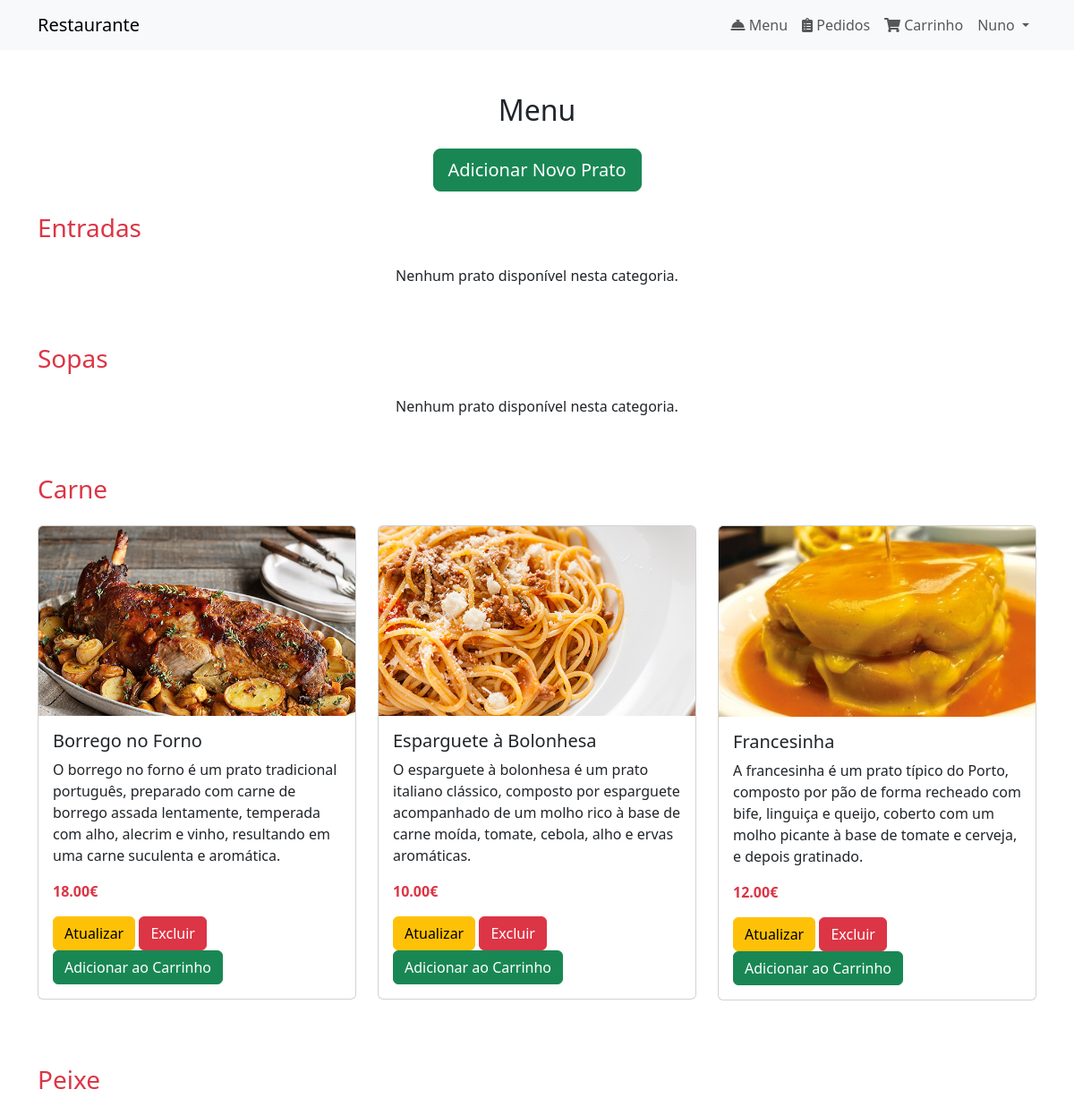
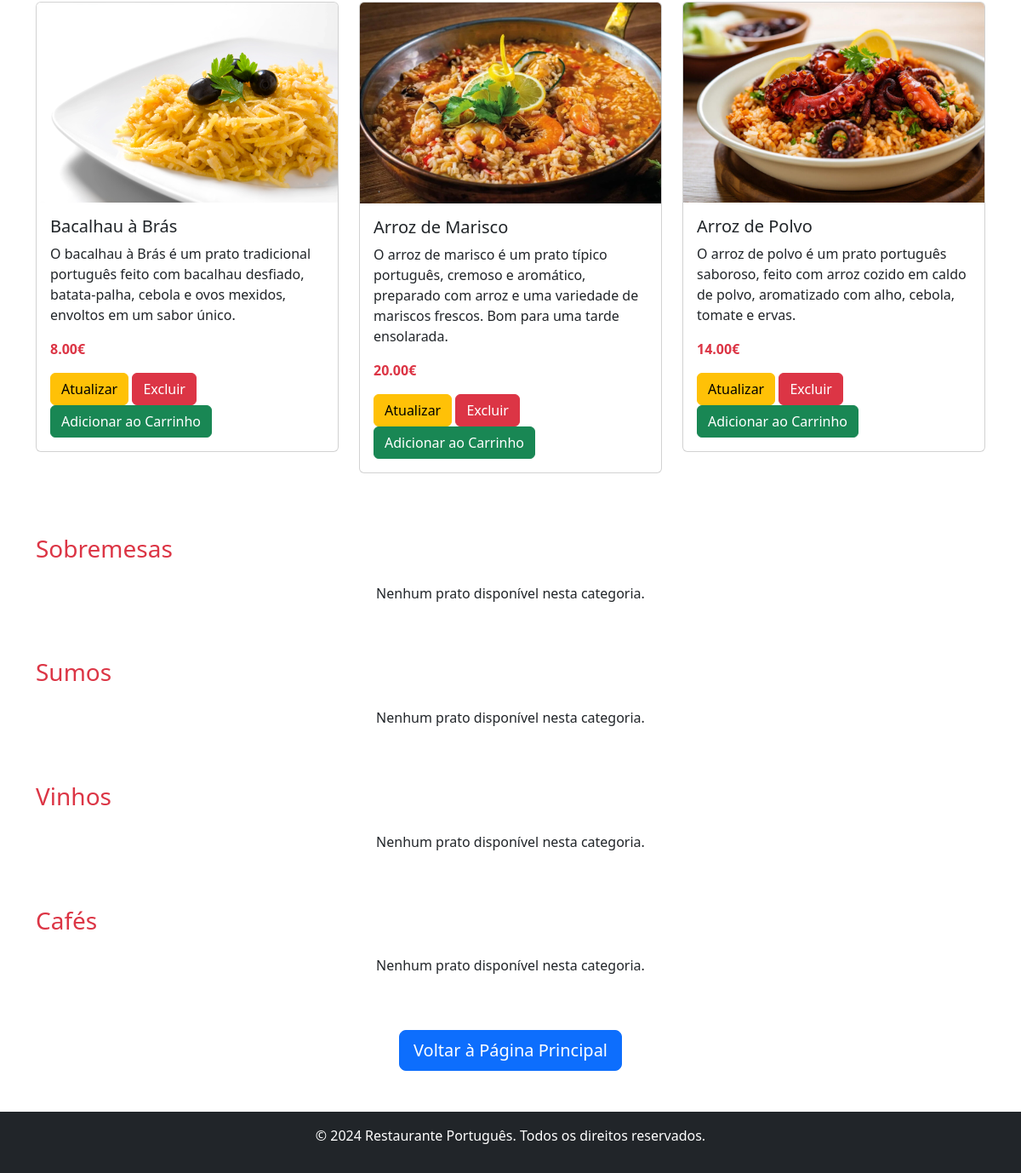
The page /menu/ (signed in) on the database its author committed (2 pictures, top to bottom).
### menu/models.py (models this page shows)
class Prato(models.Model):
    nome = models.CharField(max_length=100)
    descricao = models.TextField()
    preco = models.DecimalField(max_digits=6, decimal_places=2)
    imagem = models.ImageField(upload_to='media/')
    categoria = models.CharField(
        max_length=50,
        choices=[
            ('Entradas', 'Entradas'),
            ('Sopas', 'Sopas'),
            ('Carne', 'Pratos de Carne'),
            ('Peixe', 'Pratos de Peixe'),
            ('Sobremesas', 'Sobremesas'),
            ('Sumos', 'Sumos'),
            ('Vinhos', 'Vinhos'),
            ('Cafés', 'Cafés'),
        ]
    )
    def __str__(self):
        return self.nome

### menu/views.py (the view)
# urls.py: path('menu/', include('menu.urls')),
def menu(request):
    categorias = [
        'Entradas', 'Sopas', 'Carne', 'Peixe',
        'Sobremesas', 'Sumos', 'Vinhos', 'Cafés'
    ]
    pratos_por_categoria = {}
    for categoria in categorias:
        pratos = Prato.objects.filter(categoria=categoria)
        pratos_por_categoria[categoria] = pratos
    is_gerente = request.user.groups.filter(name='Gerente').exists()
    print(pratos_por_categoria)
    return render(request, 'menu.html', {
        'pratos_por_categoria': pratos_por_categoria,
        'is_gerente': is_gerente
    })

### menu/templates/menu.html (shortened to what this page needs)
{% extends 'base.html' %}
{% block content %}
<main class="container my-5">
    <h2 class="text-center mb-4">Menu</h2>
    <div class="text-center mb-4">
        <a href="{% url 'adicionar_prato' %}" class="btn btn-success btn-lg">
            Adicionar Novo Prato
        </a>
    </div>
    {% for categoria, pratos in pratos_por_categoria.items %}
    <section class="mb-5">
        <h3 class="text-danger mb-4">{{ categoria }}</h3>
        <div class="row">
            {% for prato in pratos %}
            <div class="col-md-4 mb-4">
                <div class="card">
                    <img src="{{ prato.imagem.url }}" class="card-img-top" alt="{{ prato.nome }}">
                    <div class="card-body">
                        <h5 class="card-title">{{ prato.nome }}</h5>
                        <p class="card-text">{{ prato.descricao }}</p>
                        <p class="text-danger fw-bold">{{ prato.preco }}€</p>
                        {% include 'menu_actions.html' with prato=prato %}
                    </div>
                </div>
            </div>
            {% empty %}
            <p class="text-center">Nenhum prato disponível nesta categoria.</p>
            {% endfor %}
        </div>
    </section>
    {% endfor %}
    <div class="text-center mt-5">
        <a href="/" class="btn btn-primary btn-lg">
            Voltar à Página Principal
        </a>
    </div>
</main>
{% endblock %}

### templates/base.html (shortened to what this page needs)
<!DOCTYPE html>
<html lang="pt">
<head>
    <link href="https://cdn.jsdelivr.net/npm/bootstrap@5.3.3/dist/css/bootstrap.min.css" rel="stylesheet">
    <link href="https://cdnjs.cloudflare.com/ajax/libs/font-awesome/5.15.4/css/all.min.css" rel="stylesheet">
</head>
<body>
    <nav class="navbar navbar-expand-lg navbar-light bg-light">
        <div class="container">
            <a class="navbar-brand" href="{% url 'homepage' %}">Restaurante</a>
            <div class="collapse navbar-collapse" id="navbarNav">
                <ul class="navbar-nav ms-auto">
                    <li class="nav-item">
                        <a class="nav-link" href="{% url 'menu' %}">
                            <i class="fas fa-concierge-bell"></i> Menu
                        </a>
                    </li>
                    <li class="nav-item">
                        <a class="nav-link" href="{% url 'orders' %}">
                            <i class="fas fa-clipboard-list"></i> Pedidos
                        </a>
                    </li>
                    <li class="nav-item">
                        <a class="nav-link" href="{% url 'visualizar_carrinho' %}">
                            <i class="fas fa-shopping-cart"></i> Carrinho
                        </a>
                    </li>
                    {% if user.is_authenticated %}
                        <li class="nav-item dropdown">
                            <a class="nav-link dropdown-toggle" href="#" id="userDropdown" role="button" data-bs-toggle="dropdown" aria-expanded="false">
                                {{ user.username }}
                            </a>
                        </li>
                    {% else %}
                        <li class="nav-item"><a class="btn btn-outline-success ms-3 px-4 py-2 fw-bold" href="{% url 'registo' %}" role="button">Registo</a></li>
                        <li class="nav-item"><a class="btn btn-primary ms-2 px-4 py-2 fw-bold" href="{% url 'login' %}" role="button">Login</a></li>
                    {% endif %}
                </ul>
            </div>
        </div>
    </nav>
    <main>
        {% block content %}
        {% endblock %}
    </main>
    <footer class="bg-dark text-white text-center py-3 mt-auto">
        <p>&copy; 2024 Restaurante Português. Todos os direitos reservados.</p>
    </footer>
</body>
</html>

### menu/templates/menu_actions.html
{% if is_gerente %}
    <a href="{% url 'editar_prato' prato.pk %}" class="btn btn-warning">Atualizar</a>
    <a href="{% url 'excluir_prato' prato.pk %}" class="btn btn-danger" onclick="return confirm('Tem certeza que deseja excluir este prato?');">Excluir</a>
{% endif %}
<a href="{% url 'adicionar_ao_carrinho' prato.id %}" class="btn btn-success">Adicionar ao Carrinho</a>

### templates/base.html (style rules this page uses)
body { display: flex; flex-direction: column; min-height: 100vh; }
main { flex: 1; }

### rows shown on the page
Prato: imagem (picture), nome "Borrego no Forno", descricao "O borrego no forno é um prato tradicional português, preparado com carne de borrego assada lentamente, temperada com alho, alecrim e vinho, resultando em uma carne suculenta e aromática.", preco "18.00"
Prato: imagem (picture), nome "Esparguete à Bolonhesa", descricao "O esparguete à bolonhesa é um prato italiano clássico, composto por esparguete acompanhado de um molho rico à base de carne moída, tomate, cebola, alho e ervas aromáticas.", preco "10.00"
Prato: imagem (picture), nome "Francesinha", descricao "A francesinha é um prato típico do Porto, composto por pão de forma recheado com bife, linguiça e queijo, coberto com um molho picante à base de tomate e cerveja, e depois gratinado.", preco "12.00"
Prato: imagem (picture), nome "Bacalhau à Brás", descricao "O bacalhau à Brás é um prato tradicional português feito com bacalhau desfiado, batata-palha, cebola e ovos mexidos, envoltos em um sabor único.", preco "8.00"
Prato: imagem (picture), nome "Arroz de Marisco", descricao "O arroz de marisco é um prato típico português, cremoso e aromático, preparado com arroz e uma variedade de mariscos frescos. Bom para uma tarde ensolarada.", preco "20.00"
Prato: imagem (picture), nome "Arroz de Polvo", descricao "O arroz de polvo é um prato português saboroso, feito com arroz cozido em caldo de polvo, aromatizado com alho, cebola, tomate e ervas.", preco "14.00"

### other values the page prints
{{ user.username }} "Nuno"
{{ categoria }} "Entradas" "Sopas" "Carne" "Peixe" "Sobremesas" "Sumos" "Vinhos" "Cafés"
